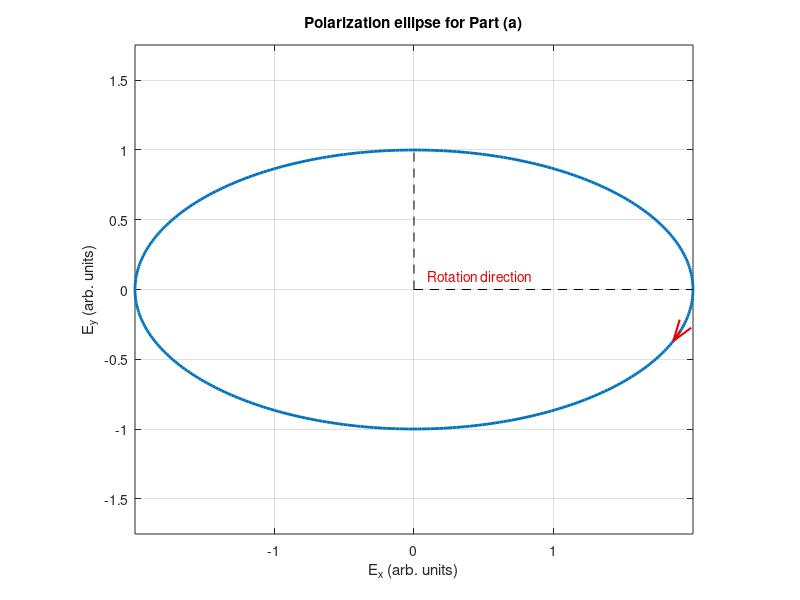

This chart was generated by the following MATLAB code:

% Define the three Jones vectors (up to normalization)
J1 = [2; 1i];      % Left-handed (CCW) ellipse
J2 = [2; -1i];     % Right-handed (CW) ellipse
J3 = (1/sqrt(2))*[2+1i; -2+1i];  % Tilted ellipse (45°)

% Choose which one to plot
E = J1;   % <-- Change to J2 or J3 to plot another case

% Time parameter (phase)
t = linspace(0, 2*pi, 400);

% Compute field components over time
Ex = real(E(1) * exp(1i*t));
Ey = real(E(2) * exp(1i*t));

% Plot the polarization ellipse
figure('Color','w','Position',[200 200 600 500]);
plot(Ex, Ey, 'LineWidth', 2);
hold on;

% Reference axes
plot([0 max(Ex)], [0 0], 'k--');
plot([0 0], [0 max(Ey)], 'k--');

% Appearance and labels
axis equal;
xlabel('E_x (arb. units)');
ylabel('E_y (arb. units)');
title('Polarization ellipse for Part (a)');
grid on;

% Optional: mark direction of rotation
idx = 20;
quiver(Ex(idx), Ey(idx), Ex(idx+5)-Ex(idx), Ey(idx+5)-Ey(idx), ...
0, 'MaxHeadSize', 1, 'Color', [0.9 0 0], 'LineWidth', 1.5);
text(0.1, 0.1, 'Rotation direction', 'Color',[0.9 0 0]);
